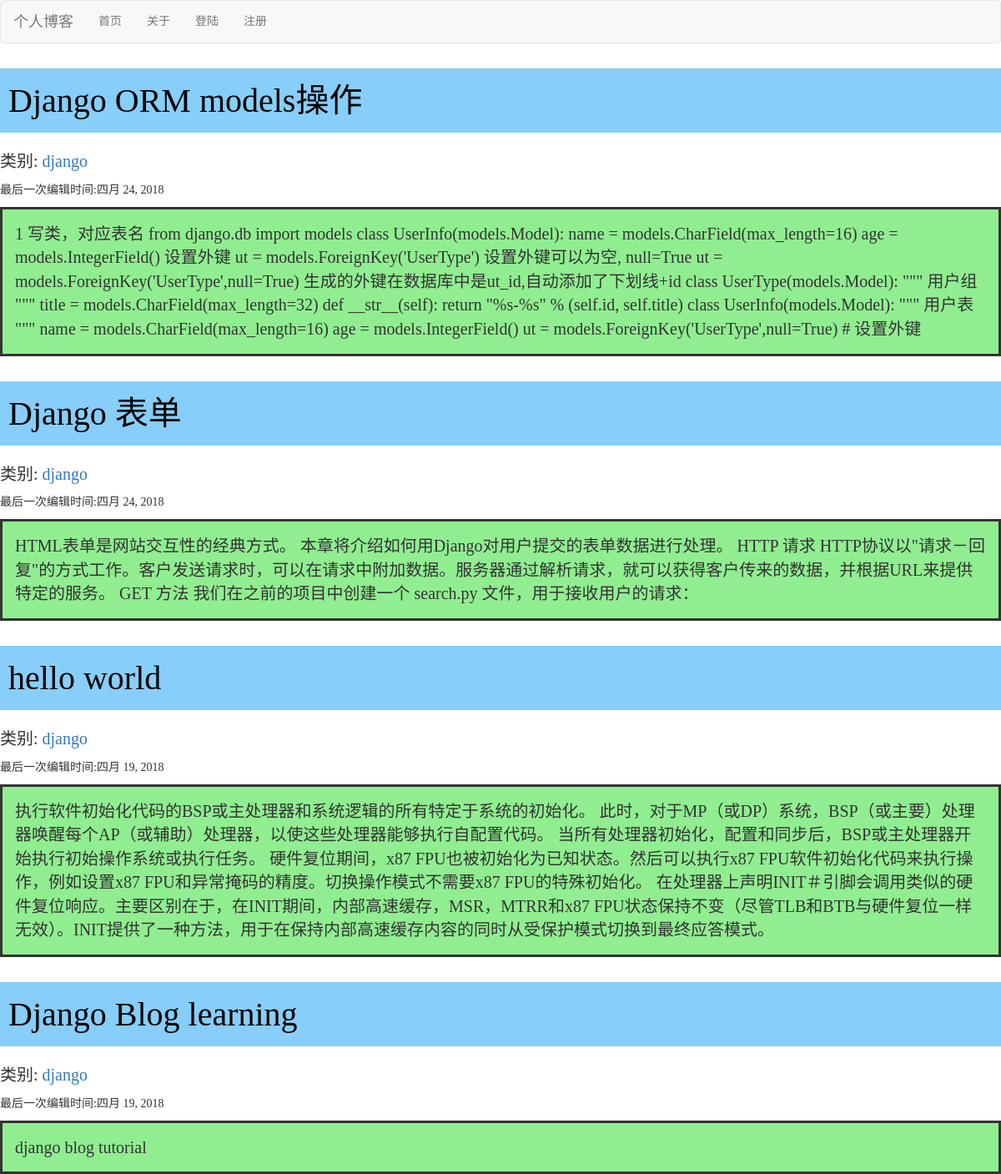
The page / on the database its author committed.
### mysite/models.py (models this page shows, shortened)
class Article(models.Model):
    title= models.CharField(max_length=100)
    category = models.CharField(max_length=50, blank=True)
    date_time = models.DateField(auto_now_add=True)
    content = models.TextField(blank=True, null=True)
    class Meta:
        ordering = ['-date_time']

### mysite/views.py (the view)
# urls.py: path('', mysite_view.index),
def index(request):
    blogAllList = Article.objects.all()
    context = {}
    context['blogAllList'] = blogAllList
    return render(request, 'home.html', context)

### mysite/templates/home.html (shortened to what this page needs)
{% load staticfiles %}
<!DOCTYPE html>
<html lang="zh-CN">
<head>
    <link rel="stylesheet" href="{% static 'base.css' %}">
    <link rel="stylesheet" href="{% static 'bootstrap-3.3.7-dist/css/bootstrap.min.css' %}">
</head>
<body>
    <div class="navbar navbar-default" role="navigation">
        <div class="container-fluid">
            <div class="navbar-header">
                <a class="navbar-brand" href="">个人博客</a>
            </div>
            <ul class="nav navbar-nav">
                <li><a href="">首页</a></li>
                <li><a href="">关于</a></li>
                <li><a href="">登陆</a></li>
                <li><a href="">注册</a></li>
            </ul>
        </div>
    </div>
    {% for blog in blogAllList %}
        <div class="title">{{ blog.title }}</div>
            <p id="category">类别:
                <a>{{ blog.category }}</a>
                <p id="time">最后一次编辑时间:{{ blog.date_time }}</p>
            </p>
        <div class="content">{{ blog.content }}</div>
    {% endfor %}
</body>
</html>

### mysite/static/base.css (style rules this page uses)
* { font-family: 'Times New Roman', Times, serif }
.title { color: black; margin-top: 30px; margin-bottom: 20px; background-color: lightskyblue; font-size: 40px; padding: 10px; }
.content { border-style: solid; font-size: 20px; background-color:lightgreen; text-align: left; padding: 15px; }
#category { font-size: 20px; }

### rows shown on the page
Article: title "Django ORM models操作", category "django", date_time "四月 24, 2018", content "1 写类，对应表名 from django.db import models class UserInfo(models.Model): name = models.CharField(max_length=16) age = models.IntegerField() 设置外键 ut = models.ForeignKey('UserType') 设置外键可以为空, null=True ut = models.ForeignKey('UserType',null=True) 生成的外键在数据库中是ut_id,自动添加了下划线+id class UserType(models.Model): \"\"\" 用户组 \"\"\" title = models.CharField(max_length=32) def __str__(self): return \"%s-%s\" % (self.id, self.title) class UserInfo(models.Model): \"\"\" 用户表 \"\"\" name = models.CharField(max_length=16) age = models.IntegerField() ut = models.ForeignKey('UserType',null=True) # 设置外键"
Article: title "Django 表单", category "django", date_time "四月 24, 2018", content "HTML表单是网站交互性的经典方式。 本章将介绍如何用Django对用户提交的表单数据进行处理。 HTTP 请求 HTTP协议以\"请求－回复\"的方式工作。客户发送请求时，可以在请求中附加数据。服务器通过解析请求，就可以获得客户传来的数据，并根据URL来提供特定的服务。 GET 方法 我们在之前的项目中创建一个 search.py 文件，用于接收用户的请求："
Article: title "hello world", category "django", date_time "四月 19, 2018", content "执行软件初始化代码的BSP或主处理器和系统逻辑的所有特定于系统的初始化。 此时，对于MP（或DP）系统，BSP（或主要）处理器唤醒每个AP（或辅助）处理器，以使这些处理器能够执行自配置代码。 当所有处理器初始化，配置和同步后，BSP或主处理器开始执行初始操作系统或执行任务。 硬件复位期间，x87 FPU也被初始化为已知状态。然后可以执行x87 FPU软件初始化代码来执行操作，例如设置x87 FPU和异常掩码的精度。切换操作模式不需要x87 FPU的特殊初始化。 在处理器上声明INIT＃引脚会调用类似的硬件复位响应。主要区别在于，在INIT期间，内部高速缓存，MSR，MTRR和x87 FPU状态保持不变（尽管TLB和BTB与硬件复位一样无效）。INIT提供了一种方法，用于在保持内部高速缓存内容的同时从受保护模式切换到最终应答模式。"
Article: title "Django Blog learning", category "django", date_time "四月 19, 2018", content "django blog tutorial"
